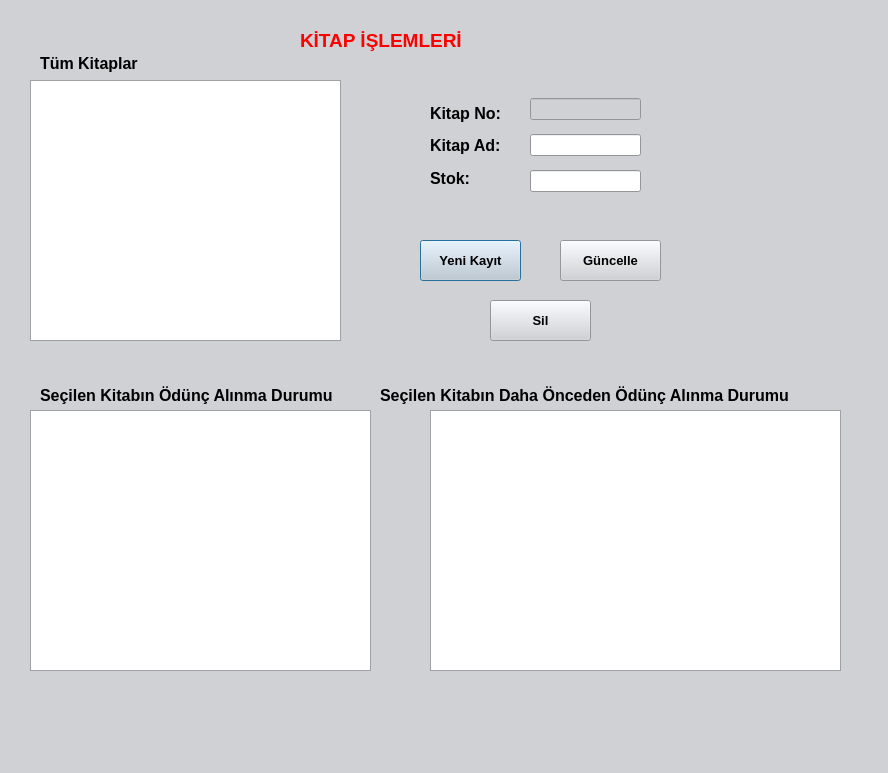
<?xml version="1.0" encoding="UTF-8"?>
<ui version="4.0">
 <class>Kitapislemleri</class>
 <widget class="QDialog" name="Kitapislemleri">
  <property name="geometry">
   <rect>
    <x>0</x>
    <y>0</y>
    <width>888</width>
    <height>773</height>
   </rect>
  </property>
  <property name="palette">
   <palette>
    <active>
     <colorrole role="WindowText">
      <brush brushstyle="SolidPattern">
       <color alpha="255">
        <red>0</red>
        <green>0</green>
        <blue>0</blue>
       </color>
      </brush>
     </colorrole>
     <colorrole role="Button">
      <brush brushstyle="SolidPattern">
       <color alpha="255">
        <red>207</red>
        <green>209</green>
        <blue>213</blue>
       </color>
      </brush>
     </colorrole>
     <colorrole role="Light">
      <brush brushstyle="SolidPattern">
       <color alpha="255">
        <red>255</red>
        <green>255</green>
        <blue>255</blue>
       </color>
      </brush>
     </colorrole>
     <colorrole role="Midlight">
      <brush brushstyle="SolidPattern">
       <color alpha="255">
        <red>231</red>
        <green>232</green>
        <blue>234</blue>
       </color>
      </brush>
     </colorrole>
     <colorrole role="Dark">
      <brush brushstyle="SolidPattern">
       <color alpha="255">
        <red>103</red>
        <green>104</green>
        <blue>106</blue>
       </color>
      </brush>
     </colorrole>
     <colorrole role="Mid">
      <brush brushstyle="SolidPattern">
       <color alpha="255">
        <red>138</red>
        <green>139</green>
        <blue>142</blue>
       </color>
      </brush>
     </colorrole>
     <colorrole role="Text">
      <brush brushstyle="SolidPattern">
       <color alpha="255">
        <red>0</red>
        <green>0</green>
        <blue>0</blue>
       </color>
      </brush>
     </colorrole>
     <colorrole role="BrightText">
      <brush brushstyle="SolidPattern">
       <color alpha="255">
        <red>255</red>
        <green>255</green>
        <blue>255</blue>
       </color>
      </brush>
     </colorrole>
     <colorrole role="ButtonText">
      <brush brushstyle="SolidPattern">
       <color alpha="255">
        <red>0</red>
        <green>0</green>
        <blue>0</blue>
       </color>
      </brush>
     </colorrole>
     <colorrole role="Base">
      <brush brushstyle="SolidPattern">
       <color alpha="255">
        <red>255</red>
        <green>255</green>
        <blue>255</blue>
       </color>
      </brush>
     </colorrole>
     <colorrole role="Window">
      <brush brushstyle="SolidPattern">
       <color alpha="255">
        <red>207</red>
        <green>209</green>
        <blue>213</blue>
       </color>
      </brush>
     </colorrole>
     <colorrole role="Shadow">
      <brush brushstyle="SolidPattern">
       <color alpha="255">
        <red>0</red>
        <green>0</green>
        <blue>0</blue>
       </color>
      </brush>
     </colorrole>
     <colorrole role="AlternateBase">
      <brush brushstyle="SolidPattern">
       <color alpha="255">
        <red>231</red>
        <green>232</green>
        <blue>234</blue>
       </color>
      </brush>
     </colorrole>
     <colorrole role="ToolTipBase">
      <brush brushstyle="SolidPattern">
       <color alpha="255">
        <red>255</red>
        <green>255</green>
        <blue>220</blue>
       </color>
      </brush>
     </colorrole>
     <colorrole role="ToolTipText">
      <brush brushstyle="SolidPattern">
       <color alpha="255">
        <red>0</red>
        <green>0</green>
        <blue>0</blue>
       </color>
      </brush>
     </colorrole>
     <colorrole role="PlaceholderText">
      <brush brushstyle="SolidPattern">
       <color alpha="127">
        <red>0</red>
        <green>0</green>
        <blue>0</blue>
       </color>
      </brush>
     </colorrole>
     <colorrole role="Accent">
      <brush brushstyle="SolidPattern">
       <color alpha="255">
        <red>255</red>
        <green>255</green>
        <blue>255</blue>
       </color>
      </brush>
     </colorrole>
    </active>
    <inactive>
     <colorrole role="WindowText">
      <brush brushstyle="SolidPattern">
       <color alpha="255">
        <red>0</red>
        <green>0</green>
        <blue>0</blue>
       </color>
      </brush>
     </colorrole>
     <colorrole role="Button">
      <brush brushstyle="SolidPattern">
       <color alpha="255">
        <red>207</red>
        <green>209</green>
        <blue>213</blue>
       </color>
      </brush>
     </colorrole>
     <colorrole role="Light">
      <brush brushstyle="SolidPattern">
       <color alpha="255">
        <red>255</red>
        <green>255</green>
        <blue>255</blue>
       </color>
      </brush>
     </colorrole>
     <colorrole role="Midlight">
      <brush brushstyle="SolidPattern">
       <color alpha="255">
        <red>231</red>
        <green>232</green>
        <blue>234</blue>
       </color>
      </brush>
     </colorrole>
     <colorrole role="Dark">
      <brush brushstyle="SolidPattern">
       <color alpha="255">
        <red>103</red>
        <green>104</green>
        <blue>106</blue>
       </color>
      </brush>
     </colorrole>
     <colorrole role="Mid">
      <brush brushstyle="SolidPattern">
       <color alpha="255">
        <red>138</red>
        <green>139</green>
        <blue>142</blue>
       </color>
      </brush>
     </colorrole>
     <colorrole role="Text">
      <brush brushstyle="SolidPattern">
       <color alpha="255">
        <red>0</red>
        <green>0</green>
        <blue>0</blue>
       </color>
      </brush>
     </colorrole>
     <colorrole role="BrightText">
      <brush brushstyle="SolidPattern">
       <color alpha="255">
        <red>255</red>
        <green>255</green>
        <blue>255</blue>
       </color>
      </brush>
     </colorrole>
     <colorrole role="ButtonText">
      <brush brushstyle="SolidPattern">
       <color alpha="255">
        <red>0</red>
        <green>0</green>
        <blue>0</blue>
       </color>
      </brush>
     </colorrole>
     <colorrole role="Base">
      <brush brushstyle="SolidPattern">
       <color alpha="255">
        <red>255</red>
        <green>255</green>
        <blue>255</blue>
       </color>
      </brush>
     </colorrole>
     <colorrole role="Window">
      <brush brushstyle="SolidPattern">
       <color alpha="255">
        <red>207</red>
        <green>209</green>
        <blue>213</blue>
       </color>
      </brush>
     </colorrole>
     <colorrole role="Shadow">
      <brush brushstyle="SolidPattern">
       <color alpha="255">
        <red>0</red>
        <green>0</green>
        <blue>0</blue>
       </color>
      </brush>
     </colorrole>
     <colorrole role="AlternateBase">
      <brush brushstyle="SolidPattern">
       <color alpha="255">
        <red>231</red>
        <green>232</green>
        <blue>234</blue>
       </color>
      </brush>
     </colorrole>
     <colorrole role="ToolTipBase">
      <brush brushstyle="SolidPattern">
       <color alpha="255">
        <red>255</red>
        <green>255</green>
        <blue>220</blue>
       </color>
      </brush>
     </colorrole>
     <colorrole role="ToolTipText">
      <brush brushstyle="SolidPattern">
       <color alpha="255">
        <red>0</red>
        <green>0</green>
        <blue>0</blue>
       </color>
      </brush>
     </colorrole>
     <colorrole role="PlaceholderText">
      <brush brushstyle="SolidPattern">
       <color alpha="127">
        <red>0</red>
        <green>0</green>
        <blue>0</blue>
       </color>
      </brush>
     </colorrole>
     <colorrole role="Accent">
      <brush brushstyle="SolidPattern">
       <color alpha="255">
        <red>255</red>
        <green>255</green>
        <blue>255</blue>
       </color>
      </brush>
     </colorrole>
    </inactive>
    <disabled>
     <colorrole role="WindowText">
      <brush brushstyle="SolidPattern">
       <color alpha="255">
        <red>103</red>
        <green>104</green>
        <blue>106</blue>
       </color>
      </brush>
     </colorrole>
     <colorrole role="Button">
      <brush brushstyle="SolidPattern">
       <color alpha="255">
        <red>207</red>
        <green>209</green>
        <blue>213</blue>
       </color>
      </brush>
     </colorrole>
     <colorrole role="Light">
      <brush brushstyle="SolidPattern">
       <color alpha="255">
        <red>255</red>
        <green>255</green>
        <blue>255</blue>
       </color>
      </brush>
     </colorrole>
     <colorrole role="Midlight">
      <brush brushstyle="SolidPattern">
       <color alpha="255">
        <red>231</red>
        <green>232</green>
        <blue>234</blue>
       </color>
      </brush>
     </colorrole>
     <colorrole role="Dark">
      <brush brushstyle="SolidPattern">
       <color alpha="255">
        <red>103</red>
        <green>104</green>
        <blue>106</blue>
       </color>
      </brush>
     </colorrole>
     <colorrole role="Mid">
      <brush brushstyle="SolidPattern">
       <color alpha="255">
        <red>138</red>
        <green>139</green>
        <blue>142</blue>
       </color>
      </brush>
     </colorrole>
     <colorrole role="Text">
      <brush brushstyle="SolidPattern">
       <color alpha="255">
        <red>103</red>
        <green>104</green>
        <blue>106</blue>
       </color>
      </brush>
     </colorrole>
     <colorrole role="BrightText">
      <brush brushstyle="SolidPattern">
       <color alpha="255">
        <red>255</red>
        <green>255</green>
        <blue>255</blue>
       </color>
      </brush>
     </colorrole>
     <colorrole role="ButtonText">
      <brush brushstyle="SolidPattern">
       <color alpha="255">
        <red>103</red>
        <green>104</green>
        <blue>106</blue>
       </color>
      </brush>
     </colorrole>
     <colorrole role="Base">
      <brush brushstyle="SolidPattern">
       <color alpha="255">
        <red>207</red>
        <green>209</green>
        <blue>213</blue>
       </color>
      </brush>
     </colorrole>
     <colorrole role="Window">
      <brush brushstyle="SolidPattern">
       <color alpha="255">
        <red>207</red>
        <green>209</green>
        <blue>213</blue>
       </color>
      </brush>
     </colorrole>
     <colorrole role="Shadow">
      <brush brushstyle="SolidPattern">
       <color alpha="255">
        <red>0</red>
        <green>0</green>
        <blue>0</blue>
       </color>
      </brush>
     </colorrole>
     <colorrole role="AlternateBase">
      <brush brushstyle="SolidPattern">
       <color alpha="255">
        <red>207</red>
        <green>209</green>
        <blue>213</blue>
       </color>
      </brush>
     </colorrole>
     <colorrole role="ToolTipBase">
      <brush brushstyle="SolidPattern">
       <color alpha="255">
        <red>255</red>
        <green>255</green>
        <blue>220</blue>
       </color>
      </brush>
     </colorrole>
     <colorrole role="ToolTipText">
      <brush brushstyle="SolidPattern">
       <color alpha="255">
        <red>0</red>
        <green>0</green>
        <blue>0</blue>
       </color>
      </brush>
     </colorrole>
     <colorrole role="PlaceholderText">
      <brush brushstyle="SolidPattern">
       <color alpha="127">
        <red>103</red>
        <green>104</green>
        <blue>106</blue>
       </color>
      </brush>
     </colorrole>
     <colorrole role="Accent">
      <brush brushstyle="SolidPattern">
       <color alpha="255">
        <red>255</red>
        <green>255</green>
        <blue>255</blue>
       </color>
      </brush>
     </colorrole>
    </disabled>
   </palette>
  </property>
  <property name="windowTitle">
   <string>Dialog</string>
  </property>
  <widget class="QLabel" name="label_4">
   <property name="geometry">
    <rect>
     <x>300</x>
     <y>20</y>
     <width>211</width>
     <height>41</height>
    </rect>
   </property>
   <property name="palette">
    <palette>
     <active>
      <colorrole role="WindowText">
       <brush brushstyle="SolidPattern">
        <color alpha="255">
         <red>255</red>
         <green>0</green>
         <blue>0</blue>
        </color>
       </brush>
      </colorrole>
     </active>
     <inactive>
      <colorrole role="WindowText">
       <brush brushstyle="SolidPattern">
        <color alpha="255">
         <red>255</red>
         <green>0</green>
         <blue>0</blue>
        </color>
       </brush>
      </colorrole>
     </inactive>
     <disabled/>
    </palette>
   </property>
   <property name="font">
    <font>
     <pointsize>14</pointsize>
     <bold>true</bold>
    </font>
   </property>
   <property name="text">
    <string>KİTAP İŞLEMLERİ</string>
   </property>
  </widget>
  <widget class="QPushButton" name="pushButton">
   <property name="geometry">
    <rect>
     <x>420</x>
     <y>240</y>
     <width>101</width>
     <height>41</height>
    </rect>
   </property>
   <property name="font">
    <font>
     <pointsize>10</pointsize>
     <bold>true</bold>
    </font>
   </property>
   <property name="text">
    <string>Yeni Kayıt</string>
   </property>
  </widget>
  <widget class="QWidget" name="layoutWidget">
   <property name="geometry">
    <rect>
     <x>530</x>
     <y>90</y>
     <width>111</width>
     <height>111</height>
    </rect>
   </property>
   <layout class="QVBoxLayout" name="verticalLayout_2">
    <item>
     <widget class="QLineEdit" name="lineEdit_KitapNo">
      <property name="enabled">
       <bool>false</bool>
      </property>
     </widget>
    </item>
    <item>
     <widget class="QLineEdit" name="lineEdit_Ad"/>
    </item>
    <item>
     <widget class="QLineEdit" name="lineEdit_Stok"/>
    </item>
   </layout>
  </widget>
  <widget class="QPushButton" name="pushButton_3">
   <property name="geometry">
    <rect>
     <x>490</x>
     <y>300</y>
     <width>101</width>
     <height>41</height>
    </rect>
   </property>
   <property name="font">
    <font>
     <pointsize>10</pointsize>
     <bold>true</bold>
    </font>
   </property>
   <property name="text">
    <string>Sil</string>
   </property>
  </widget>
  <widget class="QTableView" name="tableView_kitap">
   <property name="geometry">
    <rect>
     <x>30</x>
     <y>80</y>
     <width>311</width>
     <height>261</height>
    </rect>
   </property>
  </widget>
  <widget class="QWidget" name="layoutWidget_2">
   <property name="geometry">
    <rect>
     <x>430</x>
     <y>100</y>
     <width>81</width>
     <height>91</height>
    </rect>
   </property>
   <layout class="QVBoxLayout" name="verticalLayout">
    <item>
     <widget class="QLabel" name="label">
      <property name="font">
       <font>
        <pointsize>12</pointsize>
        <bold>true</bold>
       </font>
      </property>
      <property name="text">
       <string>Kitap No:</string>
      </property>
     </widget>
    </item>
    <item>
     <widget class="QLabel" name="label_2">
      <property name="font">
       <font>
        <pointsize>12</pointsize>
        <bold>true</bold>
       </font>
      </property>
      <property name="text">
       <string>Kitap Ad:</string>
      </property>
     </widget>
    </item>
    <item>
     <widget class="QLabel" name="label_3">
      <property name="font">
       <font>
        <pointsize>12</pointsize>
        <bold>true</bold>
       </font>
      </property>
      <property name="text">
       <string>Stok:</string>
      </property>
     </widget>
    </item>
   </layout>
  </widget>
  <widget class="QPushButton" name="pushButton_2">
   <property name="geometry">
    <rect>
     <x>560</x>
     <y>240</y>
     <width>101</width>
     <height>41</height>
    </rect>
   </property>
   <property name="font">
    <font>
     <pointsize>10</pointsize>
     <bold>true</bold>
    </font>
   </property>
   <property name="text">
    <string>Güncelle</string>
   </property>
  </widget>
  <widget class="QTableView" name="tableView_odunc">
   <property name="geometry">
    <rect>
     <x>30</x>
     <y>410</y>
     <width>341</width>
     <height>261</height>
    </rect>
   </property>
  </widget>
  <widget class="QTableView" name="tableView_onceden_odunc">
   <property name="geometry">
    <rect>
     <x>430</x>
     <y>410</y>
     <width>411</width>
     <height>261</height>
    </rect>
   </property>
  </widget>
  <widget class="QLabel" name="label_5">
   <property name="geometry">
    <rect>
     <x>40</x>
     <y>380</y>
     <width>321</width>
     <height>31</height>
    </rect>
   </property>
   <property name="font">
    <font>
     <pointsize>12</pointsize>
     <bold>true</bold>
    </font>
   </property>
   <property name="text">
    <string>Seçilen Kitabın Ödünç Alınma Durumu</string>
   </property>
  </widget>
  <widget class="QLabel" name="label_6">
   <property name="geometry">
    <rect>
     <x>380</x>
     <y>380</y>
     <width>431</width>
     <height>31</height>
    </rect>
   </property>
   <property name="font">
    <font>
     <pointsize>12</pointsize>
     <bold>true</bold>
    </font>
   </property>
   <property name="text">
    <string>Seçilen Kitabın Daha Önceden Ödünç Alınma Durumu</string>
   </property>
  </widget>
  <widget class="QLabel" name="label_7">
   <property name="geometry">
    <rect>
     <x>40</x>
     <y>50</y>
     <width>231</width>
     <height>27</height>
    </rect>
   </property>
   <property name="font">
    <font>
     <pointsize>12</pointsize>
     <bold>true</bold>
    </font>
   </property>
   <property name="text">
    <string>Tüm Kitaplar</string>
   </property>
  </widget>
 </widget>
 <resources/>
 <connections/>
</ui>
